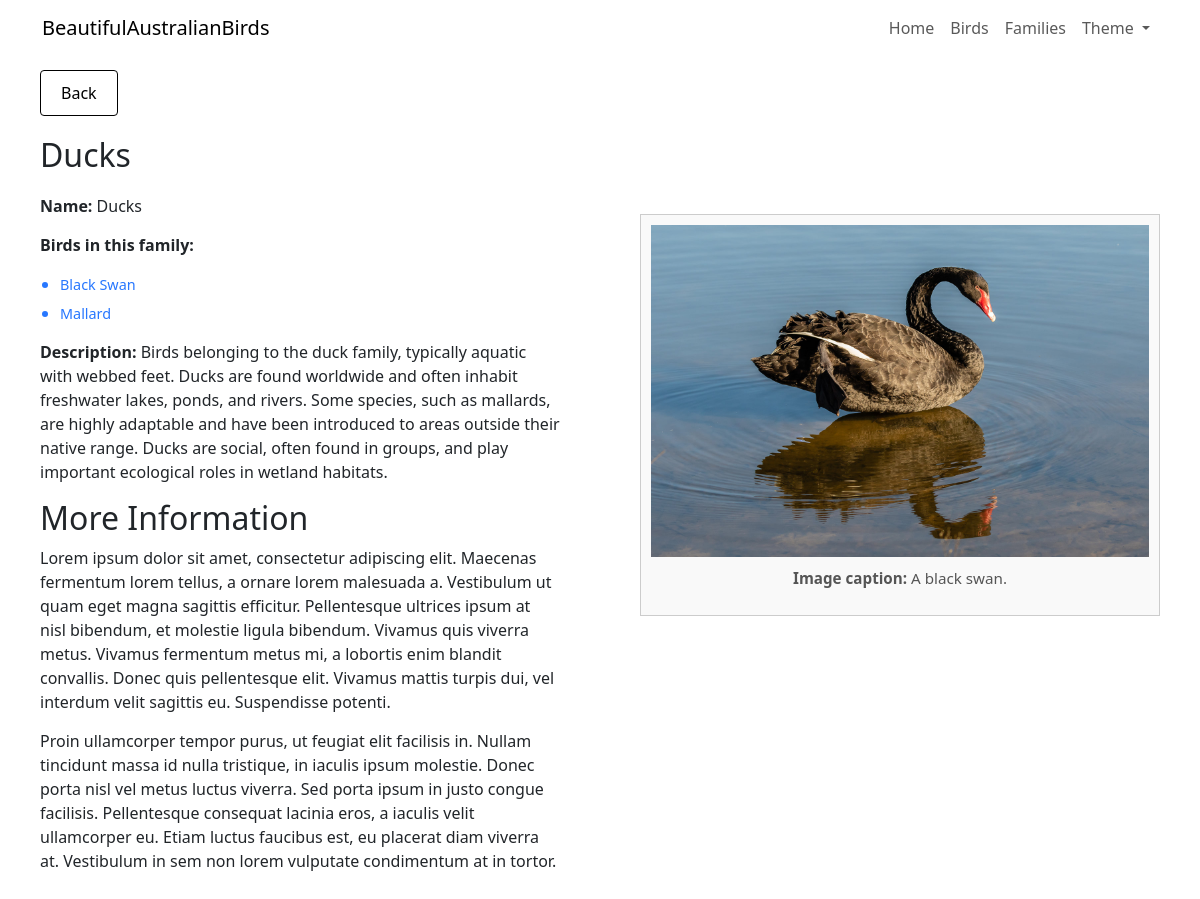
/moreInfo/families?family-ID=1, run on the app's committed database.
### tables this page shows
CREATE TABLE Families (
    family_ID INTEGER PRIMARY KEY AUTOINCREMENT,
    name TEXT NOT NULL,
    description TEXT NOT NULL,
    image_ID INTEGER NOT NULL,
    FOREIGN KEY (image_ID) REFERENCES Images(image_ID) 
);

CREATE TABLE Birds (
    bird_ID INTEGER PRIMARY KEY AUTOINCREMENT,
    name TEXT NOT NULL,
    scientific_name TEXT NOT NULL,
    family_ID INTEGER NOT NULL,
    size INTEGER NOT NULL,
    description TEXT NOT NULL,
    image_ID INTEGER NOT NULL,
    FOREIGN KEY (family_ID) REFERENCES Families(family_ID),
    FOREIGN KEY (image_ID) REFERENCES Images(image_ID) 
);

CREATE TABLE Images (
    image_ID INTEGER PRIMARY KEY AUTOINCREMENT,
    file_name TEXT NOT NULL,
    alt_text TEXT NOT NULL,
    caption TEXT NOT NULL
);

### main.py (the view)
@app.route("/moreInfo/families", methods=["GET"])
def moreInfoFamilies():
    family_ID = request.args.get('family-ID')
    familyInfo = db.getFamilyInfo(family_ID)
    return render_template("moreInfoFamilies.html", familyInfo=familyInfo)

### templates/moreInfoFamilies.html (shortened to what this page needs)
<!DOCTYPE html>
<html lang="en" class="no-theme-transition">
  <head>
    <link rel="stylesheet" href="{{ url_for('static', filename='styles.css') }}">
    <link rel="stylesheet" href="https://cdn.jsdelivr.net/npm/bootstrap@5.3.3/dist/css/bootstrap.min.css">
  </head>
  <body>
    <header class="fixed-top bg-white">
      <nav class="navbar navbar-expand-lg navbar-light">
        <div class="container">
            <a class="navbar-brand" href="/">BeautifulAustralianBirds</a>
            <div class="collapse navbar-collapse" id="mainNav">
                <ul class="navbar-nav ms-auto">
                  <li class="nav-item"><a class="nav-link" href="/">Home</a></li>
                  <li class="nav-item"><a class="nav-link" href="/#birds">Birds</a></li>
                  <li class="nav-item"><a class="nav-link" href="/#families">Families</a></li>
                  <li class="nav-item dropdown" id="themeDropdown">
                      <a class="nav-link dropdown-toggle" href="javascript:void(0)" id="themeDropdownLink"
                        role="button" data-bs-toggle="dropdown" aria-expanded="false">
                        Theme
                      </a>
                  </li>
                </ul>
            </div>
        </div>
      </nav>
    </header>
    <div class="left-column">
      <button class="back-button" id="backButton">Back</button>
      <h1>{{familyInfo["family_name"]}}</h1>
      <p><b>Name:</b> {{familyInfo["family_name"]}}</p>
      <p><b>Birds in this family:</b></p>
      <ul>
        {% for bird in familyInfo["birds_in_family"] %}
        <li style="color: #2777ff !important;"><a style="color: #2777ff !important;" href="/moreInfo/birds?bird-ID={{bird['bird_ID']}}">{{bird["bird_name"]}}</a></li>
        {% endfor %}
      </ul>
      <p><b>Description:</b> {{familyInfo["family_description"]}}</p>
      <div class="lorem">
          <h2>More Information</h2>
          <p>Lorem ipsum dolor sit amet, consectetur adipiscing elit. Maecenas fermentum lorem tellus, a ornare lorem malesuada a. Vestibulum ut quam eget magna sagittis efficitur. Pellentesque ultrices ipsum at nisl bibendum, et molestie ligula bibendum. Vivamus quis viverra metus. Vivamus fermentum metus mi, a lobortis enim blandit convallis. Donec quis pellentesque elit. Vivamus mattis turpis dui, vel interdum velit sagittis eu. Suspendisse potenti.</p>
          <p>Proin ullamcorper tempor purus, ut feugiat elit facilisis in. Nullam tincidunt massa id nulla tristique, in iaculis ipsum molestie. Donec porta nisl vel metus luctus viverra. Sed porta ipsum in justo congue facilisis. Pellentesque consequat lacinia eros, a iaculis velit ullamcorper eu. Etiam luctus faucibus est, eu placerat diam viverra at. Vestibulum in sem non lorem vulputate condimentum at in tortor.</p>
      </div>
    </div>
    <div class="right-column">
        <div class="image-box">
            <img
              id="focusImage"
              class="zoomable"
              alt="{{familyInfo['image_alt_text']}}"
              src="{{ url_for('static', filename='assets/images/' + familyInfo['image_file_name'])}}"
            >
            <p class="image-caption"><b>Image caption:</b> {{familyInfo["image_caption"]}}</p>
        </div>
    </div>
  </body>
</html>

### static/styles.css (style rules this page uses)
html { scroll-behavior: smooth; }
body { background-color: white; color: black; font-family: Arial, sans-serif; padding-top: 30px; }
nav { background-color: transparent; }
html, body, .navbar, .card, .main, .section, .families, .birds, .hero, select, .image-box { transition: background-color 1s ease; }
.left-column { width: 50%; padding: 40px; box-sizing: border-box; overflow-y: auto; align-self: flex-start; }
.left-column a { text-decoration: none; font-size: 0.9rem; }
.left-column h1 { font-size: 2rem; margin-bottom: 20px; }
.left-column p { line-height: 1.5; margin-bottom: 15px; font-size: 1rem; }
.left-column p b { font-weight: 600; }
.left-column ul { list-style-type: disc; padding-left: 20px; margin-bottom: 15px; font-size: 1rem; }
.left-column ul li { margin-bottom: 5px; }
.right-column { width: 50%; box-sizing: border-box; padding: 40px; display: flex; align-items: center; justify-content: center; }
.image-box { border: 1px solid #ccc; padding: 10px; box-sizing: border-box; background-color: #f9f9f9; text-align: center; max-height: 80vh; display: flex; flex-direction: column; justify-content: space-between; }
.image-box img { max-width: 100%; height: auto; border: none; display: block; margin: 0 auto; }
.image-caption { margin-top: 10px; font-size: 0.95rem; color: #555; }
.back-button { display: inline-block; margin-bottom: 20px; padding: 10px 20px; text-decoration: none; color: #000 !important; border: 1px solid #000; background-color: #fff !important; border-radius: 4px; font-size: 1rem; transition: border 0.3s ease, color 0.3s ease; cursor: pointer; }
.zoomable { cursor: zoom-in; }

### templates/moreInfoFamilies.html (style rules this page uses)
body { display: flex; flex-direction: row; margin: 0; height: 100vh; }

### data on the page
Families: family_name "Ducks", family_description "Birds belonging to the duck family, typically aquatic with webbed feet. Ducks are found worldwide and often inhabit freshwater lakes, ponds, and rivers. Some species, such as mallards, are highly adaptable and have been introduced to areas outside their native range. Ducks are social, often found in groups, and play important ecological roles in wetland habitats."
Birds: bird_name "Black Swan"
Birds: bird_name "Mallard"
Images: file_name (picture), image_caption "A black swan."
